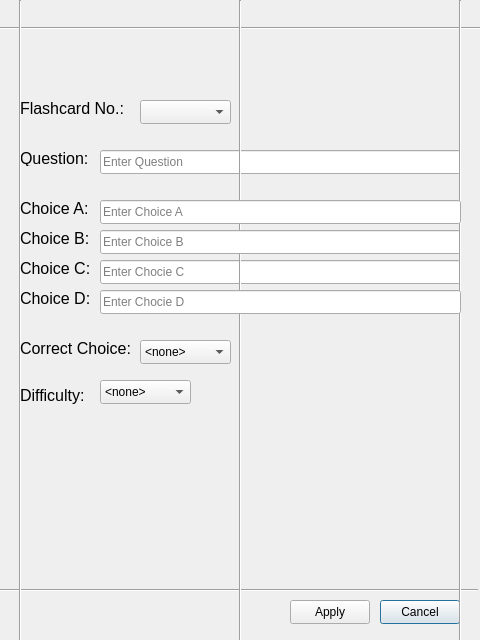
<?xml version="1.0" encoding="UTF-8"?>
<ui version="4.0">
 <class>editFlashcardsDialog</class>
 <widget class="QDialog" name="editFlashcardsDialog">
  <property name="geometry">
   <rect>
    <x>0</x>
    <y>0</y>
    <width>480</width>
    <height>640</height>
   </rect>
  </property>
  <property name="windowTitle">
   <string>Dialog</string>
  </property>
  <widget class="QComboBox" name="input_correct">
   <property name="geometry">
    <rect>
     <x>140</x>
     <y>340</y>
     <width>91</width>
     <height>24</height>
    </rect>
   </property>
   <property name="editable">
    <bool>false</bool>
   </property>
   <property name="currentText">
    <string>&lt;none&gt;</string>
   </property>
   <item>
    <property name="text">
     <string>&lt;none&gt;</string>
    </property>
   </item>
   <item>
    <property name="text">
     <string>A</string>
    </property>
   </item>
   <item>
    <property name="text">
     <string>B</string>
    </property>
   </item>
   <item>
    <property name="text">
     <string>C</string>
    </property>
   </item>
   <item>
    <property name="text">
     <string>D</string>
    </property>
   </item>
  </widget>
  <widget class="QPushButton" name="cancelButton">
   <property name="geometry">
    <rect>
     <x>380</x>
     <y>600</y>
     <width>80</width>
     <height>24</height>
    </rect>
   </property>
   <property name="text">
    <string>Cancel</string>
   </property>
  </widget>
  <widget class="Line" name="line_4">
   <property name="geometry">
    <rect>
     <x>0</x>
     <y>20</y>
     <width>481</width>
     <height>16</height>
    </rect>
   </property>
   <property name="orientation">
    <enum>Qt::Orientation::Horizontal</enum>
   </property>
  </widget>
  <widget class="QLabel" name="label_5">
   <property name="geometry">
    <rect>
     <x>20</x>
     <y>290</y>
     <width>81</width>
     <height>16</height>
    </rect>
   </property>
   <property name="sizePolicy">
    <sizepolicy hsizetype="Preferred" vsizetype="Preferred">
     <horstretch>0</horstretch>
     <verstretch>0</verstretch>
    </sizepolicy>
   </property>
   <property name="font">
    <font>
     <family>Segoe UI</family>
     <pointsize>12</pointsize>
    </font>
   </property>
   <property name="text">
    <string>Choice D:</string>
   </property>
   <property name="margin">
    <number>0</number>
   </property>
   <property name="indent">
    <number>-1</number>
   </property>
   <property name="openExternalLinks">
    <bool>false</bool>
   </property>
  </widget>
  <widget class="QComboBox" name="input_difficulty">
   <property name="geometry">
    <rect>
     <x>100</x>
     <y>380</y>
     <width>91</width>
     <height>24</height>
    </rect>
   </property>
   <property name="editable">
    <bool>false</bool>
   </property>
   <property name="currentText">
    <string>&lt;none&gt;</string>
   </property>
   <item>
    <property name="text">
     <string>&lt;none&gt;</string>
    </property>
   </item>
   <item>
    <property name="text">
     <string>1</string>
    </property>
   </item>
   <item>
    <property name="text">
     <string>2</string>
    </property>
   </item>
   <item>
    <property name="text">
     <string>3</string>
    </property>
   </item>
  </widget>
  <widget class="QLineEdit" name="input_question">
   <property name="geometry">
    <rect>
     <x>100</x>
     <y>150</y>
     <width>361</width>
     <height>24</height>
    </rect>
   </property>
   <property name="inputMask">
    <string/>
   </property>
   <property name="text">
    <string/>
   </property>
   <property name="placeholderText">
    <string>Enter Question</string>
   </property>
  </widget>
  <widget class="QLineEdit" name="input_c">
   <property name="geometry">
    <rect>
     <x>100</x>
     <y>260</y>
     <width>361</width>
     <height>24</height>
    </rect>
   </property>
   <property name="text">
    <string/>
   </property>
   <property name="placeholderText">
    <string>Enter Chocie C</string>
   </property>
  </widget>
  <widget class="QLabel" name="label_7">
   <property name="geometry">
    <rect>
     <x>20</x>
     <y>380</y>
     <width>111</width>
     <height>31</height>
    </rect>
   </property>
   <property name="sizePolicy">
    <sizepolicy hsizetype="Preferred" vsizetype="Preferred">
     <horstretch>0</horstretch>
     <verstretch>0</verstretch>
    </sizepolicy>
   </property>
   <property name="font">
    <font>
     <family>Segoe UI</family>
     <pointsize>12</pointsize>
    </font>
   </property>
   <property name="text">
    <string>Difficulty:</string>
   </property>
   <property name="margin">
    <number>0</number>
   </property>
   <property name="indent">
    <number>-1</number>
   </property>
   <property name="openExternalLinks">
    <bool>false</bool>
   </property>
  </widget>
  <widget class="Line" name="line_5">
   <property name="geometry">
    <rect>
     <x>-3</x>
     <y>580</y>
     <width>481</width>
     <height>20</height>
    </rect>
   </property>
   <property name="orientation">
    <enum>Qt::Orientation::Horizontal</enum>
   </property>
  </widget>
  <widget class="QLabel" name="label">
   <property name="geometry">
    <rect>
     <x>20</x>
     <y>150</y>
     <width>81</width>
     <height>16</height>
    </rect>
   </property>
   <property name="font">
    <font>
     <family>Segoe UI</family>
     <pointsize>12</pointsize>
    </font>
   </property>
   <property name="text">
    <string>Question:</string>
   </property>
  </widget>
  <widget class="Line" name="line">
   <property name="geometry">
    <rect>
     <x>230</x>
     <y>0</y>
     <width>20</width>
     <height>641</height>
    </rect>
   </property>
   <property name="orientation">
    <enum>Qt::Orientation::Vertical</enum>
   </property>
  </widget>
  <widget class="QPushButton" name="addButton">
   <property name="geometry">
    <rect>
     <x>290</x>
     <y>600</y>
     <width>80</width>
     <height>24</height>
    </rect>
   </property>
   <property name="text">
    <string>Apply</string>
   </property>
  </widget>
  <widget class="QLineEdit" name="input_b">
   <property name="geometry">
    <rect>
     <x>100</x>
     <y>230</y>
     <width>361</width>
     <height>24</height>
    </rect>
   </property>
   <property name="placeholderText">
    <string>Enter Choice B</string>
   </property>
  </widget>
  <widget class="Line" name="line_2">
   <property name="geometry">
    <rect>
     <x>10</x>
     <y>0</y>
     <width>20</width>
     <height>641</height>
    </rect>
   </property>
   <property name="orientation">
    <enum>Qt::Orientation::Vertical</enum>
   </property>
  </widget>
  <widget class="QLabel" name="label_2">
   <property name="geometry">
    <rect>
     <x>20</x>
     <y>200</y>
     <width>81</width>
     <height>16</height>
    </rect>
   </property>
   <property name="font">
    <font>
     <family>Segoe UI</family>
     <pointsize>12</pointsize>
    </font>
   </property>
   <property name="text">
    <string>Choice A:</string>
   </property>
  </widget>
  <widget class="QLabel" name="label_3">
   <property name="geometry">
    <rect>
     <x>20</x>
     <y>230</y>
     <width>81</width>
     <height>16</height>
    </rect>
   </property>
   <property name="sizePolicy">
    <sizepolicy hsizetype="Preferred" vsizetype="Preferred">
     <horstretch>0</horstretch>
     <verstretch>0</verstretch>
    </sizepolicy>
   </property>
   <property name="font">
    <font>
     <family>Segoe UI</family>
     <pointsize>12</pointsize>
    </font>
   </property>
   <property name="text">
    <string>Choice B:</string>
   </property>
   <property name="margin">
    <number>0</number>
   </property>
   <property name="indent">
    <number>-1</number>
   </property>
   <property name="openExternalLinks">
    <bool>false</bool>
   </property>
  </widget>
  <widget class="QLabel" name="label_6">
   <property name="geometry">
    <rect>
     <x>20</x>
     <y>340</y>
     <width>111</width>
     <height>16</height>
    </rect>
   </property>
   <property name="sizePolicy">
    <sizepolicy hsizetype="Preferred" vsizetype="Preferred">
     <horstretch>0</horstretch>
     <verstretch>0</verstretch>
    </sizepolicy>
   </property>
   <property name="font">
    <font>
     <family>Segoe UI</family>
     <pointsize>12</pointsize>
    </font>
   </property>
   <property name="text">
    <string>Correct Choice:</string>
   </property>
   <property name="margin">
    <number>0</number>
   </property>
   <property name="indent">
    <number>-1</number>
   </property>
   <property name="openExternalLinks">
    <bool>false</bool>
   </property>
  </widget>
  <widget class="Line" name="line_3">
   <property name="geometry">
    <rect>
     <x>450</x>
     <y>0</y>
     <width>20</width>
     <height>641</height>
    </rect>
   </property>
   <property name="orientation">
    <enum>Qt::Orientation::Vertical</enum>
   </property>
  </widget>
  <widget class="QLineEdit" name="input_d">
   <property name="geometry">
    <rect>
     <x>100</x>
     <y>290</y>
     <width>361</width>
     <height>24</height>
    </rect>
   </property>
   <property name="placeholderText">
    <string>Enter Chocie D</string>
   </property>
  </widget>
  <widget class="QLineEdit" name="input_a">
   <property name="geometry">
    <rect>
     <x>100</x>
     <y>200</y>
     <width>361</width>
     <height>24</height>
    </rect>
   </property>
   <property name="placeholderText">
    <string>Enter Choice A</string>
   </property>
  </widget>
  <widget class="QLabel" name="label_4">
   <property name="geometry">
    <rect>
     <x>20</x>
     <y>260</y>
     <width>81</width>
     <height>16</height>
    </rect>
   </property>
   <property name="font">
    <font>
     <family>Segoe UI</family>
     <pointsize>12</pointsize>
    </font>
   </property>
   <property name="text">
    <string>Choice C:</string>
   </property>
  </widget>
  <widget class="QLabel" name="label_8">
   <property name="geometry">
    <rect>
     <x>20</x>
     <y>100</y>
     <width>111</width>
     <height>16</height>
    </rect>
   </property>
   <property name="sizePolicy">
    <sizepolicy hsizetype="Preferred" vsizetype="Preferred">
     <horstretch>0</horstretch>
     <verstretch>0</verstretch>
    </sizepolicy>
   </property>
   <property name="font">
    <font>
     <family>Segoe UI</family>
     <pointsize>12</pointsize>
    </font>
   </property>
   <property name="text">
    <string>Flashcard No.:</string>
   </property>
   <property name="margin">
    <number>0</number>
   </property>
   <property name="indent">
    <number>-1</number>
   </property>
   <property name="openExternalLinks">
    <bool>false</bool>
   </property>
  </widget>
  <widget class="QComboBox" name="input_ID">
   <property name="geometry">
    <rect>
     <x>140</x>
     <y>100</y>
     <width>91</width>
     <height>24</height>
    </rect>
   </property>
   <property name="editable">
    <bool>false</bool>
   </property>
   <property name="currentText">
    <string/>
   </property>
  </widget>
 </widget>
 <resources/>
 <connections/>
</ui>
